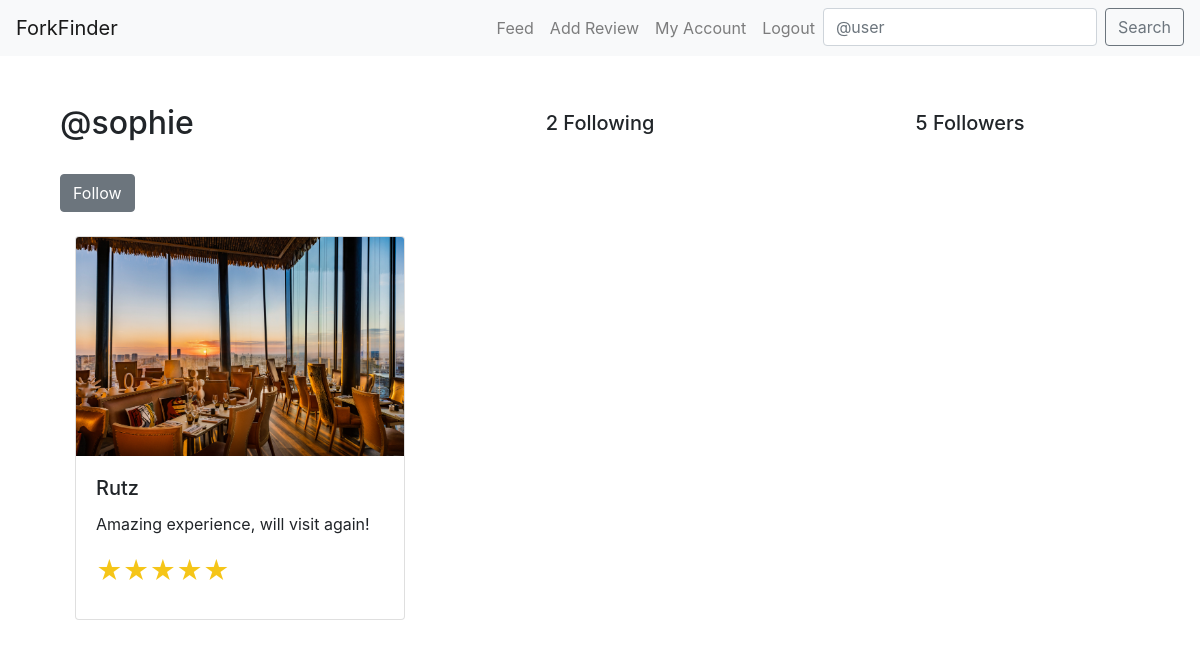
/profile/75/, run on an earlier commit of the app's database.
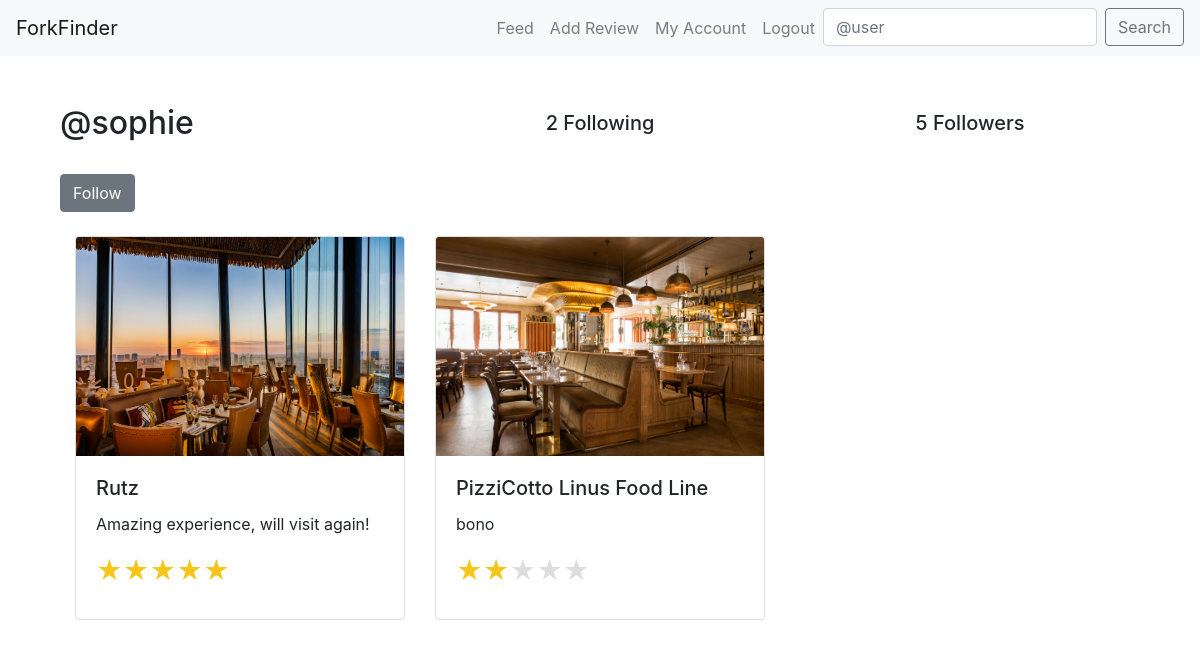
And on a later commit of the database.
### core/models.py (models this page shows, shortened)
class Review(models.Model):
    user = models.ForeignKey(User, related_name="reviews", on_delete=models.CASCADE)
    restaurant = models.ForeignKey(Restaurant, on_delete=models.CASCADE)
    body = models.CharField(max_length=255)
    rating = models.PositiveSmallIntegerField()
    taste_rating = models.PositiveSmallIntegerField(blank=True, null=True)
    presentation_rating = models.PositiveSmallIntegerField(blank=True, null=True)
    service_rating = models.PositiveSmallIntegerField(blank=True, null=True)
    photo = models.ImageField(upload_to='media/review_photos/')
    is_featured = models.BooleanField(default=False)
    created_at = models.DateTimeField(auto_now_add=True)

class Restaurant(models.Model):
    place_id = models.CharField(max_length=255, unique=True)
    name = models.CharField(max_length=60)
    address = models.CharField(max_length=120,blank=True,null=True)
    longitude = models.CharField(max_length=255)
    latitude = models.CharField(max_length=255)

### core/views.py (the view, shortened to what this page needs)
# urls.py: path("profile/<int:pk>/", profile_view, name="profile"),
def profile_view(request,pk):
    profile = Profile.objects.get(pk=pk)
    return render(request, "profile.html", {"profile": profile})

### core/models.py (called while the page is built)
    def is_culinary_critic(self):
        return self.user_type == 'critic'

### templates/profile.html (shortened to what this page needs)
{% extends "base.html" %}
{% block content %}
<div class="container">
    <div class="row align-items-center mb-4">
        <div class="col-md-4">
            <h2>@{{ profile.user.username }}
            </h2>
        </div>
        <div class="col-md-4 text-center">
            <h5>{{ profile.follows.count }} Following</h5>
        </div>
        <div class="col-md-4 text-center">
            <h5>{{ profile.followed_by.count }} Followers</h5>
        </div>
    </div>
    {% if profile.user != request.user %}
        <form method="post" class="mb-4">
            <div class="btn-group" role="group" aria-label="Basic example">
                {% if profile in user.profile.follows.all %}
                    <button type="button" class="btn btn-secondary" disabled>Following</button>
                    <button type="submit" class="btn btn-secondary" name="follow" value="unfollow">Unfollow</button>
                {% else %}
                    <button type="submit" class="btn btn-secondary" name="follow" value="follow">Follow</button>
                {% endif %}
            </div>
        </form>
    {% endif %}
    <div class="tab-content" id="myTabContent" >
        <div class="tab-pane fade show active" id="my-reviews" role="tabpanel" aria-labelledby="my-reviews-tab">
            <div class="container">
                <div class="row">
                    {% for review in profile.user.reviews.all %}
                    <div class="col-md-4 mb-3">
                        <div class="card">
                            <img src="{{ review.photo.url }}" class="card-img-top" alt="Restaurant Photo">
                            <div class="card-body">
                                <h5 class="card-title">{{ review.restaurant.name }}</h5>
                                <p class="card-text">{{ review.body }}</p>
                                <p class="card-text">
                                    <small class="text-muted">
                                        <span class="star-rating">
                                            {% for i in "54321" %}
                                                <label style="color: {% if i|add:0 <= review.rating %}#f5c518{% else %}#ddd{% endif %};">&#9733;</label>
                                            {% endfor %}
                                        </span>
                                    </small>
                                </p>
                            </div>
                        </div>
                    </div>
                    {% endfor %}
                </div>
            </div>
        </div>
    </div>
</div>
{% endblock %}

What changed in the data, as far as the page shows it:
added Review: photo (picture), restaurant.name "PizziCotto Linus Food Line", body "bono"
